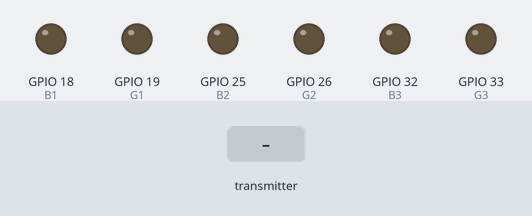
Simulated run of this sketch. Board: ESP32. Shown: output pins drawn as LEDs (lit = HIGH). The test bench sets the inputs (shaded band).

Above: at 1.2 s.
1.3 s: the transmitter starts sending lock1 = 0
At 1.8 s:
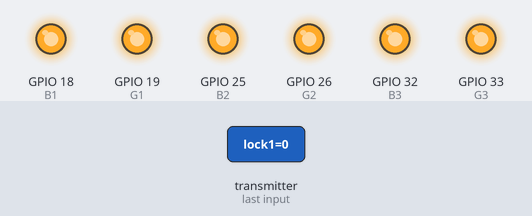
2.8 s: the transmitter starts sending green1 = 1024
At 4.0 s:
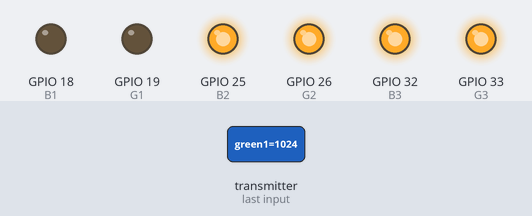
4.3 s: the transmitter starts sending green2 = 1024
At 5.3 s:
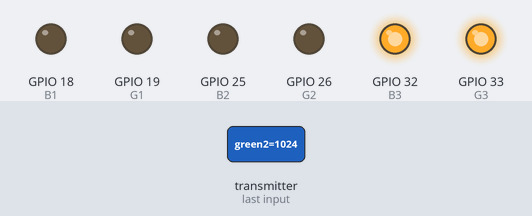
5.8 s: the transmitter starts sending green1 = 0
At 6.4 s:
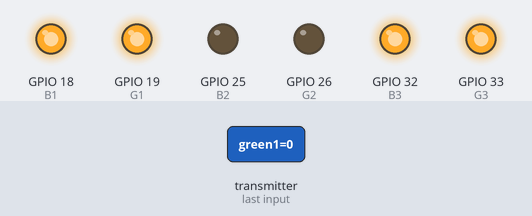
7.3 s: the transmitter starts sending green3 = 1024
At 7.6 s:
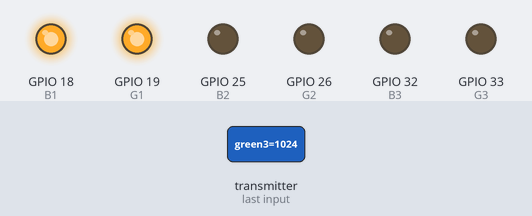
8.8 s: the transmitter starts sending green2 = 0
At 9.9 s:
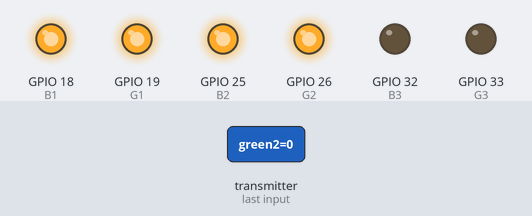
Timing chart, 0 to 11.3 s (numbered marks = the images above; inputs shaded):
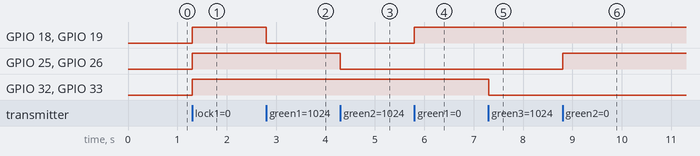

Measured:
- after the input at 1.3 s, GPIO 18 (B1), GPIO 19 (G1), GPIO 25 (B2), GPIO 26 (G2), GPIO 32 (B3), GPIO 33 (G3): LOW → HIGH at once
- after the input at 2.8 s, GPIO 18 (B1), GPIO 19 (G1): HIGH → LOW at once
- after the input at 4.3 s, GPIO 25 (B2), GPIO 26 (G2): HIGH → LOW at once
- after the input at 5.8 s, GPIO 18 (B1), GPIO 19 (G1): LOW → HIGH at once
- after the input at 7.3 s, GPIO 32 (B3), GPIO 33 (G3): HIGH → LOW at once
- after the input at 8.8 s, GPIO 25 (B2), GPIO 26 (G2): LOW → HIGH at once

The sketch:

Slave-1.ino
```cpp
#include <esp_now.h>
#include <WiFi.h>

#define R1 21
#define G1 19
#define B1 18

#define R2 27
#define G2 26
#define B2 25

#define R3 13
#define G3 33
#define B3 32

#define Lock1 22

//Structure example to receive data
//Must match the sender structure
typedef struct test_struct {
  int lock1;
  int green1;
  int lock2;
  int green2;
  int lock3;
  int green3;
} test_struct;

// bool lock1flag = false;
// bool Lock1on = false;
bool light1on = false;
bool light2on = false;
bool light3on = false;

int R1_STATE = 0;
int G1_STATE = 0;
int B1_STATE = 0;

int R2_STATE = 0;
int G2_STATE = 0;
int B2_STATE = 0;

int R3_STATE = 0;
int G3_STATE = 0;
int B3_STATE = 0;

//Create a struct_message called myData
test_struct myData;

//callback function that will be executed when data is received
void OnDataRecv(const uint8_t * mac, const uint8_t *incomingData, int len) {
  memcpy(&myData, incomingData, sizeof(myData));
  // Serial.print("Bytes received: ");
  // Serial.println(len);
  // Serial.print("LOCK1: ");
  // Serial.println(myData.lock1);
  // Serial.print("green1: ");
  // Serial.println(myData.green1);
  // Serial.print("LOCK2: ");
  // Serial.println(myData.lock2);
  // Serial.print("green2: ");
  // Serial.println(myData.green2);
  // Serial.print("LOCK3: ");
  // Serial.println(myData.lock3);
  // Serial.print("green3: ");
  // Serial.println(myData.green3);
  // Serial.println();

  // if(myData.lock1 == 1) Lock1on = true; else Lock1on = false;
  if(myData.green1 == 0) light1on = true; else light1on = false;
  if(myData.green2 == 0) light2on = true; else light2on = false;
  if(myData.green3 == 0) light3on = true; else light3on = false;
}

void setup() {
  pinMode(R1, OUTPUT);
  pinMode(G1, OUTPUT);
  pinMode(B1, OUTPUT);

  pinMode(R2, OUTPUT);
  pinMode(G2, OUTPUT);
  pinMode(B2, OUTPUT);

  pinMode(R3, OUTPUT);
  pinMode(G3, OUTPUT);
  pinMode(B3, OUTPUT);

  // pinMode(Lock1, OUTPUT);
  // digitalWrite(Lock1, LOW);

  // pinMode(FeedBack, INPUT);

  digitalWrite(R1, LOW);
  digitalWrite(G1, HIGH);
  digitalWrite(B1, HIGH);

  digitalWrite(R2, LOW);
  digitalWrite(G2, HIGH);
  digitalWrite(B2, HIGH);

  digitalWrite(R3, LOW);
  digitalWrite(G3, HIGH);
  digitalWrite(B3, HIGH);

  //Initialize Serial Monitor
  Serial.begin(115200);

  //Set device as a Wi-Fi Station
  WiFi.mode(WIFI_STA);

  //Init ESP-NOW
  if (esp_now_init() != ESP_OK) {
    Serial.println("Error initializing ESP-NOW");
    return;
  }

  // Once ESPNow is successfully Init, we will register for recv CB to
  // get recv packer info
  esp_now_register_recv_cb(OnDataRecv);
}

void loop() {

  // if(Lock1on) {
  //   if(!lock1flag){
  //     digitalWrite(Lock1 , HIGH);
  //     delay(1500);
  //     digitalWrite(Lock1 , LOW);
  //     lock1flag =!lock1flag;
  //   }
  //   digitalWrite(G1, LOW);
  //   digitalWrite(B1, LOW);
  // }else{
  //   if(light1on){
  //     digitalWrite(G1, HIGH);
  //     digitalWrite(B1, HIGH);
  //   }else{
  //     digitalWrite(G1, LOW);
  //     digitalWrite(B1, LOW);
  //   }
  // }

  if(light1on){
      digitalWrite(G1, HIGH);
      digitalWrite(B1, HIGH);
  }else{
      digitalWrite(G1, LOW);
      digitalWrite(B1, LOW);
  }

  if(light2on){
      digitalWrite(G2, HIGH);
      digitalWrite(B2, HIGH);
  }else{
      digitalWrite(G2, LOW);
      digitalWrite(B2, LOW);
  }

  if(light3on){
      digitalWrite(G3, HIGH);
      digitalWrite(B3, HIGH);
  }else{
      digitalWrite(G3, LOW);
      digitalWrite(B3, LOW);
  }

}
```
